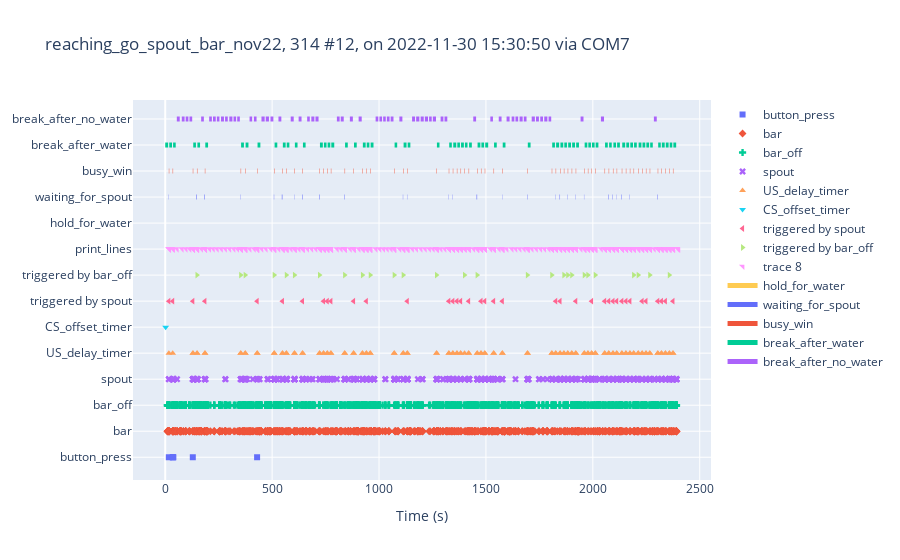
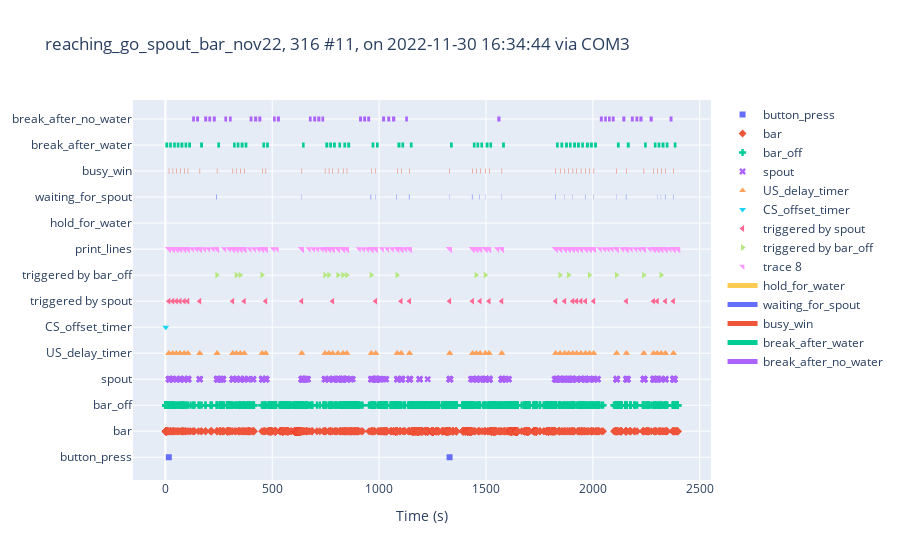

Here is the notebook cell these charts were saved with, in order:
### Markdown cell above
# export

### Code cell
keys = [
        'button_press', 'bar', 'bar_off', 'spout', 'US_delay_timer', 'CS_offset_timer']
state_def = [{'name': 'hold_for_water', 'onset': 'hold_for_water', 'offset': 'waiting_for_spout'},
                    {'name': 'waiting_for_spout', 'onset': 'waiting_for_spout',
                    'offset': 'busy_win'},
                    {'name': 'busy_win', 'onset': 'busy_win',
                        'offset': 'break_after_water'},
                    {'name': 'break_after_water', 'onset': 'break_after_water',    'offset': 'waiting_for_bar'},
                    {'name': 'break_after_no_water',       'onset': 'break_after_no_water', 'offset': 'waiting_for_bar'}]
summary_df = pd.DataFrame()

for ss in exp_cohort.sessions:
    smrxname = re.sub('\.txt', f'_{ss.task_name}.smrx', ss.file_name)
    print(smrxname)


    bw = ss.times['busy_win']
    sp = ss.times['spout']

    x_spout = [this_bw for this_bw in bw for spouts in sp if (
        spouts < this_bw) and (this_bw - spouts < 100)]

    x_bar = [this_bw for this_bw in bw if not any(
        [(spouts < this_bw) and (this_bw - spouts < 100) for spouts in sp])]
        
    event_ms = [{
        'name': 'triggered by spout',
        'time_ms': x_spout
    },
        {
            'name': 'triggered by bar_off',
            'time_ms': x_bar
    }
    ]

    if re.search('11\-23',ss.file_name): #adapt to a bug 
        state_def[-1]['offset'] = 'wating_for_bar'
    else:
        state_def[-1]['offset'] = 'waiting_for_bar'


    ss.plot_session(
        keys, state_def, export_son=True, event_ms=event_ms, son_filename= smrxname)

    summary_df = summary_df.append({
        'file':ss.file_name,
        'task':ss.task_name,
        'triggered_by_spout': len(x_spout),
        'triggered_by_bar_off': len(x_bar),
        'reaching_trials': len(bw),
        'trials': len(ss.times['hold_for_water'])},
        ignore_index=True)

### Figure 1 — Plotly figure (JSON) as saved in the notebook; plotly's stock layout.template omitted (floating-point values rounded to 4 significant figures; data arrays with more than 128 entries replaced by an {"elided": "..."} marker saying what was removed)
{"data": [{"marker": {"symbol": "square"}, "mode": "markers", "name": "button_press", "type": "scatter", "x": [16.83, 34.7, 37.21, 37.38, 129, 429.7], "y": ["button_press", "button_press", "button_press", "button_press", "button_press", "button_press"]}, {"marker": {"symbol": "diamond"}, "mode": "markers", "name": "bar", "type": "scatter", "x": {"elided": "1165 float values"}, "y": {"elided": "1165 str values"}}, {"marker": {"symbol": "cross"}, "mode": "markers", "name": "bar_off", "type": "scatter", "x": {"elided": "1165 float values"}, "y": {"elided": "1165 str values"}}, {"marker": {"symbol": "x"}, "mode": "markers", "name": "spout", "type": "scatter", "x": {"elided": "687 float values"}, "y": {"elided": "687 str values"}}, {"marker": {"symbol": "triangle-up"}, "mode": "markers", "name": "US_delay_timer", "type": "scatter", "x": {"elided": "129 float values"}, "y": {"elided": "129 str values"}}, {"marker": {"symbol": "triangle-down"}, "mode": "markers", "name": "CS_offset_timer", "type": "scatter", "x": [2], "y": ["CS_offset_timer"]}, {"marker": {"symbol": "triangle-left"}, "mode": "markers", "name": "triggered by spout", "type": "scatter", "x": [16.9, 34.77, 129.1, 185.4, 429.8, 548.1, 642.1, 740.4, 757.7, 774.8, 880.9, 940.6, 1132.0, 1326.0, 1345.0, 1364.0, 1382.0, 1419.0, 1477.0, 1495.0, 1536.0, 1577.0, 1826.0, 1847.0, 1920.0, 1994.0, 2055.0, 2074.0, 2094.0, 2112.0, 2136.0, 2155.0, 2173.0, 2230.0, 2248.0, 2304.0, 2321.0, 2339.0, 2375.0], "y": ["triggered by spout", "triggered by spout", "triggered by spout", "triggered by spout", "triggered by spout", "triggered by spout", "triggered by spout", "triggered by spout", "triggered by spout", "triggered by spout", "triggered by spout", "triggered by spout", "triggered by spout", "triggered by spout", "triggered by spout", "triggered by spout", "triggered by spout", "triggered by spout", "triggered by spout", "triggered by spout", "triggered by spout", "triggered by spout", "triggered by spout", "triggered by spout", "triggered by spout", "triggered by spout", "triggered by spout", "triggered by spout", "triggered by spout", "triggered by spout", "triggered by spout", "triggered by spout", "triggered by spout", "triggered by spout", "triggered by spout", "triggered by spout", "triggered by spout", "triggered by spout", "triggered by spout"]}, {"marker": {"symbol": "triangle-right"}, "mode": "markers", "name": "triggered by bar_off", "type": "scatter", "x": [148.5, 352.9, 374.0, 509.6, 566.4, 604.4, 721.7, 839.2, 922.4, 958.8, 1071.0, 1113.0, 1269.0, 1400.0, 1459.0, 1694.0, 1808.0, 1865.0, 1883.0, 1901.0, 1960.0, 1977.0, 2011.0, 2191.0, 2212.0, 2266.0, 2358.0], "y": ["triggered by bar_off", "triggered by bar_off", "triggered by bar_off", "triggered by bar_off", "triggered by bar_off", "triggered by bar_off", "triggered by bar_off", "triggered by bar_off", "triggered by bar_off", "triggered by bar_off", "triggered by bar_off", "triggered by bar_off", "triggered by bar_off", "triggered by bar_off", "triggered by bar_off", "triggered by bar_off", "triggered by bar_off", "triggered by bar_off", "triggered by bar_off", "triggered by bar_off", "triggered by bar_off", "triggered by bar_off", "triggered by bar_off", "triggered by bar_off", "triggered by bar_off", "triggered by bar_off", "triggered by bar_off"]}, {"marker": {"symbol": "triangle-ne"}, "mode": "markers", "text": {"elided": "385 str values"}, "textposition": "top center", "type": "scatter", "x": {"elided": "385 float values"}, "y": {"elided": "385 str values"}}, {"line": {"width": 5}, "mode": "lines", "name": "hold_for_water", "type": "scatter", "x": {"elided": "375 float values"}, "y": {"elided": "375 str values"}}, {"line": {"width": 5}, "mode": "lines", "name": "waiting_for_spout", "type": "scatter", "x": {"elided": "198 float values"}, "y": {"elided": "198 str values"}}, {"line": {"width": 5}, "mode": "lines", "name": "busy_win", "type": "scatter", "x": {"elided": "198 float values"}, "y": {"elided": "198 str values"}}, {"line": {"width": 5}, "mode": "lines", "name": "break_after_water", "type": "scatter", "x": {"elided": "201 float values"}, "y": {"elided": "201 str values"}}, {"line": {"width": 5}, "mode": "lines", "name": "break_after_no_water", "type": "scatter", "x": {"elided": "174 float values"}, "y": {"elided": "174 str values"}}], "layout": {"title": {"text": "reaching_go_spout_bar_nov22, 314 #12, on 2022-11-30 15:30:50 via COM7"}, "xaxis": {"title": {"text": "Time (s)"}}, "yaxis": {"fixedrange": true}}}

### Figure 2 — Plotly figure (JSON) as saved in the notebook; plotly's stock layout.template omitted (floating-point values rounded to 4 significant figures; data arrays with more than 128 entries replaced by an {"elided": "..."} marker saying what was removed)
{"data": [{"marker": {"symbol": "square"}, "mode": "markers", "name": "button_press", "type": "scatter", "x": [16.1, 1330.0], "y": ["button_press", "button_press"]}, {"marker": {"symbol": "diamond"}, "mode": "markers", "name": "bar", "type": "scatter", "x": {"elided": "2804 float values"}, "y": {"elided": "2804 str values"}}, {"marker": {"symbol": "cross"}, "mode": "markers", "name": "bar_off", "type": "scatter", "x": {"elided": "2803 float values"}, "y": {"elided": "2803 str values"}}, {"marker": {"symbol": "x"}, "mode": "markers", "name": "spout", "type": "scatter", "x": {"elided": "805 float values"}, "y": {"elided": "805 str values"}}, {"marker": {"symbol": "triangle-up"}, "mode": "markers", "name": "US_delay_timer", "type": "scatter", "x": [16.1, 16.39, 34.34, 34.44, 51.53, 51.62, 68.79, 68.85, 88.26, 88.28, 105.2, 105.3, 160.9, 161.1, 241.5, 242.2, 315.2, 315.4, 332.1, 332.1, 350.6, 350.6, 369.2, 369.5, 452.5, 453.3, 469.5, 469.7, 637.9, 638.4, 746.8, 747.0, 765.2, 765.3, 782.7, 782.7, 807.7, 807.7, 831.1, 831.2, 849.0, 849.0, 963.3, 964.1, 983.8, 984.9, 1084.0, 1085.0, 1103.0, 1104.0, 1142.0, 1142.0, 1330.0, 1331.0, 1437.0, 1438.0, 1454.0, 1455.0, 1472.0, 1473.0, 1497.0, 1497.0, 1515.0, 1515.0, 1574.0, 1574.0, 1826.0, 1826.0, 1847.0, 1847.0, 1868.0, 1869.0, 1887.0, 1887.0, 1906.0, 1906.0, 1924.0, 1924.0, 1944.0, 1944.0, 1966.0, 1966.0, 1984.0, 1985.0, 2004.0, 2004.0, 2111.0, 2112.0, 2157.0, 2157.0, 2238.0, 2239.0, 2284.0, 2284.0, 2302.0, 2302.0, 2320.0, 2320.0, 2340.0, 2340.0, 2377.0, 2377.0], "y": ["US_delay_timer", "US_delay_timer", "US_delay_timer", "US_delay_timer", "US_delay_timer", "US_delay_timer", "US_delay_timer", "US_delay_timer", "US_delay_timer", "US_delay_timer", "US_delay_timer", "US_delay_timer", "US_delay_timer", "US_delay_timer", "US_delay_timer", "US_delay_timer", "US_delay_timer", "US_delay_timer", "US_delay_timer", "US_delay_timer", "US_delay_timer", "US_delay_timer", "US_delay_timer", "US_delay_timer", "US_delay_timer", "US_delay_timer", "US_delay_timer", "US_delay_timer", "US_delay_timer", "US_delay_timer", "US_delay_timer", "US_delay_timer", "US_delay_timer", "US_delay_timer", "US_delay_timer", "US_delay_timer", "US_delay_timer", "US_delay_timer", "US_delay_timer", "US_delay_timer", "US_delay_timer", "US_delay_timer", "US_delay_timer", "US_delay_timer", "US_delay_timer", "US_delay_timer", "US_delay_timer", "US_delay_timer", "US_delay_timer", "US_delay_timer", "US_delay_timer", "US_delay_timer", "US_delay_timer", "US_delay_timer", "US_delay_timer", "US_delay_timer", "US_delay_timer", "US_delay_timer", "US_delay_timer", "US_delay_timer", "US_delay_timer", "US_delay_timer", "US_delay_timer", "US_delay_timer", "US_delay_timer", "US_delay_timer", "US_delay_timer", "US_delay_timer", "US_delay_timer", "US_delay_timer", "US_delay_timer", "US_delay_timer", "US_delay_timer", "US_delay_timer", "US_delay_timer", "US_delay_timer", "US_delay_timer", "US_delay_timer", "US_delay_timer", "US_delay_timer", "US_delay_timer", "US_delay_timer", "US_delay_timer", "US_delay_timer", "US_delay_timer", "US_delay_timer", "US_delay_timer", "US_delay_timer", "US_delay_timer", "US_delay_timer", "US_delay_timer", "US_delay_timer", "US_delay_timer", "US_delay_timer", "US_delay_timer", "US_delay_timer", "US_delay_timer", "US_delay_timer", "US_delay_timer", "US_delay_timer", "US_delay_timer", "US_delay_timer"]}, {"marker": {"symbol": "triangle-down"}, "mode": "markers", "name": "CS_offset_timer", "type": "scatter", "x": [2], "y": ["CS_offset_timer"]}, {"marker": {"symbol": "triangle-left"}, "mode": "markers", "name": "triggered by spout", "type": "scatter", "x": [16.1, 34.34, 51.53, 68.49, 87.96, 104.9, 160.6, 314.9, 368.9, 469.2, 637.6, 782.4, 983.5, 1103.0, 1142.0, 1330.0, 1437.0, 1472.0, 1514.0, 1573.0, 1826.0, 1868.0, 1906.0, 1924.0, 1944.0, 1965.0, 2004.0, 2157.0, 2284.0, 2301.0, 2339.0, 2377.0], "y": ["triggered by spout", "triggered by spout", "triggered by spout", "triggered by spout", "triggered by spout", "triggered by spout", "triggered by spout", "triggered by spout", "triggered by spout", "triggered by spout", "triggered by spout", "triggered by spout", "triggered by spout", "triggered by spout", "triggered by spout", "triggered by spout", "triggered by spout", "triggered by spout", "triggered by spout", "triggered by spout", "triggered by spout", "triggered by spout", "triggered by spout", "triggered by spout", "triggered by spout", "triggered by spout", "triggered by spout", "triggered by spout", "triggered by spout", "triggered by spout", "triggered by spout", "triggered by spout"]}, {"marker": {"symbol": "triangle-right"}, "mode": "markers", "name": "triggered by bar_off", "type": "scatter", "x": [241.2, 331.8, 350.3, 452.2, 746.5, 764.9, 807.4, 830.8, 848.7, 963.0, 1084.0, 1454.0, 1497.0, 1846.0, 1886.0, 1984.0, 2111.0, 2238.0, 2319.0], "y": ["triggered by bar_off", "triggered by bar_off", "triggered by bar_off", "triggered by bar_off", "triggered by bar_off", "triggered by bar_off", "triggered by bar_off", "triggered by bar_off", "triggered by bar_off", "triggered by bar_off", "triggered by bar_off", "triggered by bar_off", "triggered by bar_off", "triggered by bar_off", "triggered by bar_off", "triggered by bar_off", "triggered by bar_off", "triggered by bar_off", "triggered by bar_off"]}, {"marker": {"symbol": "triangle-ne"}, "mode": "markers", "text": {"elided": "292 str values"}, "textposition": "top center", "type": "scatter", "x": {"elided": "292 float values"}, "y": {"elided": "292 str values"}}, {"line": {"width": 5}, "mode": "lines", "name": "hold_for_water", "type": "scatter", "x": {"elided": "258 float values"}, "y": {"elided": "258 str values"}}, {"line": {"width": 5}, "mode": "lines", "name": "waiting_for_spout", "type": "scatter", "x": {"elided": "153 float values"}, "y": {"elided": "153 str values"}}, {"line": {"width": 5}, "mode": "lines", "name": "busy_win", "type": "scatter", "x": {"elided": "153 float values"}, "y": {"elided": "153 str values"}}, {"line": {"width": 5}, "mode": "lines", "name": "break_after_water", "type": "scatter", "x": {"elided": "156 float values"}, "y": {"elided": "156 str values"}}, {"line": {"width": 5}, "mode": "lines", "name": "break_after_no_water", "type": "scatter", "x": [125.4, 138.3, null, 143.8, 157.7, null, 181.7, 195.7, null, 201.1, 214.1, null, 221.9, 236.1, null, 276.1, 288.9, null, 298.0, 310.4, null, 394.4, 407.6, null, 415.2, 429.7, null, 434.9, 449.1, null, 504.1, 516.2, null, 521.5, 536.0, null, 671.6, 684.2, null, 691.8, 705.5, null, 710.8, 725.2, null, 730.5, 742.9, null, 906.1, 920.1, null, 925.4, 939.2, null, 944.5, 958.1, null, 1014.0, 1028.0, null, 1038.0, 1052.0, null, 1061.0, 1076.0, null, 1122.0, 1135.0, null, 1553.0, 1568.0, null, 2033.0, 2047.0, null, 2053.0, 2066.0, null, 2071.0, 2083.0, null, 2089.0, 2102.0, null, 2138.0, 2152.0, null, 2178.0, 2192.0, null, 2199.0, 2213.0, null, 2218.0, 2232.0, null, 2265.0, 2280.0, null, 2359.0, 2373.0, null], "y": ["break_after_no_water", "break_after_no_water", "break_after_no_water", "break_after_no_water", "break_after_no_water", "break_after_no_water", "break_after_no_water", "break_after_no_water", "break_after_no_water", "break_after_no_water", "break_after_no_water", "break_after_no_water", "break_after_no_water", "break_after_no_water", "break_after_no_water", "break_after_no_water", "break_after_no_water", "break_after_no_water", "break_after_no_water", "break_after_no_water", "break_after_no_water", "break_after_no_water", "break_after_no_water", "break_after_no_water", "break_after_no_water", "break_after_no_water", "break_after_no_water", "break_after_no_water", "break_after_no_water", "break_after_no_water", "break_after_no_water", "break_after_no_water", "break_after_no_water", "break_after_no_water", "break_after_no_water", "break_after_no_water", "break_after_no_water", "break_after_no_water", "break_after_no_water", "break_after_no_water", "break_after_no_water", "break_after_no_water", "break_after_no_water", "break_after_no_water", "break_after_no_water", "break_after_no_water", "break_after_no_water", "break_after_no_water", "break_after_no_water", "break_after_no_water", "break_after_no_water", "break_after_no_water", "break_after_no_water", "break_after_no_water", "break_after_no_water", "break_after_no_water", "break_after_no_water", "break_after_no_water", "break_after_no_water", "break_after_no_water", "break_after_no_water", "break_after_no_water", "break_after_no_water", "break_after_no_water", "break_after_no_water", "break_after_no_water", "break_after_no_water", "break_after_no_water", "break_after_no_water", "break_after_no_water", "break_after_no_water", "break_after_no_water", "break_after_no_water", "break_after_no_water", "break_after_no_water", "break_after_no_water", "break_after_no_water", "break_after_no_water", "break_after_no_water", "break_after_no_water", "break_after_no_water", "break_after_no_water", "break_after_no_water", "break_after_no_water", "break_after_no_water", "break_after_no_water", "break_after_no_water", "break_after_no_water", "break_after_no_water", "break_after_no_water", "break_after_no_water", "break_after_no_water", "break_after_no_water", "break_after_no_water", "break_after_no_water", "break_after_no_water", "break_after_no_water", "break_after_no_water", "break_after_no_water", "break_after_no_water", "break_after_no_water", "break_after_no_water"]}], "layout": {"title": {"text": "reaching_go_spout_bar_nov22, 316 #11, on 2022-11-30 16:34:44 via COM3"}, "xaxis": {"title": {"text": "Time (s)"}}, "yaxis": {"fixedrange": true}}}
